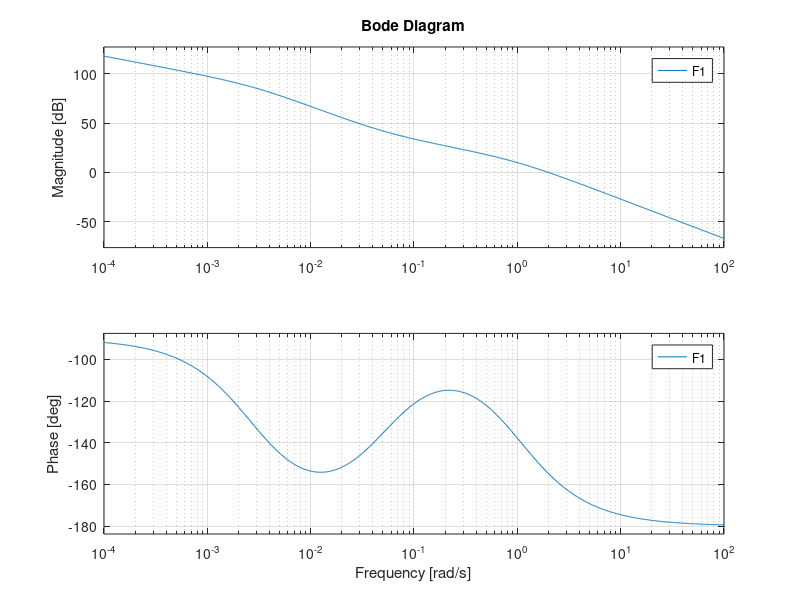

Here is the MATLAB script that generated this plot: (Note: this script raises an error after producing the figure.)
%% Primo esercizio
s = tf('s');
P = 10*(s+1)/(s*(s+10));
H = 1;
kd = 1;
kP= 10;
kC= 1;
kG = kC*kP;
C = kC/s;
Cstar =1;
Cfull=C*Cstar;
G = Cfull*P;
F = Cfull*P*H;
bode(F)
% Per vedere effetto sull'uscita di un disturbo sin(0.1t)
Wd = P/(1+F);
[m,f] = bode(Wd, 0.1);
m = 20*log10(m) %-19 vuol dire che si ha un attenuamento di 19 dB

W = G/(1+F);
Wn = -W;
[m,f] = bode(Wn, 150);
m = 20*log10(m)
%% Sintesi controllore usando reti: esercizio 1.5
P = (s+10)/((s+1)*(s+20));
H=1;
kd=1;
r = 1;
kc = 10;
kp = 1;
C = 1/s;
Cstar = 1;
Cfull = Cstar*C;
F = Cfull*P*H;
W = (Cfull*P)/(1+F);
bode(F); %Bisogna alzare di 9 in Db, ovvero 2.8184
wn0 = 1;
zita0 = 0.5;
ta2 = -((log(0.1)*2)/(zita0*wn0));
bode(W)
%%
%Siccome non possiamo toccare il modulo, dobbiamo usare una rete
%anticipatrice che però anticipa solo il modulo
tau1 = 200;
alfa1 = 1/5.6;
tau11 = 6;
alfa11 = 1/2.1;
reteAnt1 = (1+tau1*s)/(1+tau1*alfa1*s);
reteRit11 = (1+tau11*alfa11*s)/(1+tau11*s);
F1 = Cfull*reteAnt1*reteRit11*P*H;
bode(F1)
Cfull1 = Cfull*reteAnt1*reteRit11;
%% Guadagnare 19 dB e 8 di fase
tau2 = 51/2;
alfa2 = 1/10;
reteAnt2 = (1+tau2*s)/(1+tau2*alfa2*s);
F2 = Cfull*reteAnt2*P*H;
bode(F2);

%% Guadagnare 40 dB e 16 di fase
tau3 = 68/8;
alfa3 = 1/10.6;
reteAnt3 = (1+tau3*s)/(1+tau3*alfa3*s);
reteAnt33 = reteAnt3*reteAnt3;
F3 = Cfull*reteAnt33*P*H;
bode(F3)

%% Esercizio 1.6, Guadagnare 20 dB e 35 di fase
P = 30/s;
H=1/3;
C=1/s;
F=C*P*H;
bode(F)
G = C*P;
tau1 = 16/10;
alfa1 = 1/13;
reteAnt1 = (1+tau1*s)/(1+tau1*alfa1*s);
F1 = Cfull*reteAnt1*P*H;
bode(F1)

deltaMax = 35*(3.14/180)/10
Wd = P/(1+F1);
W = G/(1+F1);
Wn = -W;
bode(W)
%% Esercizio 1.7
P = 600/s;
H=0.5;
C = 0.78/s;
F = C*P*H;
bode(F)
% +40 di fase e +22 di modulo
tau1 = 18/100;
alfa1 = 1/17;
reteAnt1 = (1+tau1*s)/(1+tau1*alfa1*s);
reteAnt11 = reteAnt1*reteAnt1;
F1 = Cfull*reteAnt1*P*H;
bode(F1)
W = C*P/(1+F1);
bode(W)
%% Esercizio lezione
P = 40/(s+1)^2;
H = 1/2;
C = 4*(s+1)/s;
F = C*P*H;
bode(F);
tau11 = 700/2;
alfa11 = 1/18;
reteRit11 = (1+tau11*alfa11*s)/(1+tau11*s);
F1 = C*reteRit11*P*H;
bode(F1)
%% Simulazione tempo discreto
z = tf('z');
G = 1/(z+0.5);
[y,t] = step(G);
stairs(t,y)
%stairs()
%%
P=zpk([],[-1 -1],40);
H=1/2;
C1p=zpk([],[0],2);
tau1=3/2;
alfa1=1/25;
ant=tf([tau1 1],[alfa1*tau1 1]); % rete anticipatrice 
[m,f]=bode(ant,2);
20*log10(m);
tau2=700/2;
alfa2=1/25;
rit=tf([alfa2*tau2 1],[tau2 1]); % rete ritardatrice
[m,f]=bode(rit,2);
20*log10(m);
C3p=C1p*rit*ant;
F3p=C3p*P*H;
nichols(F3p)

C3pd1 = c2d(C3p, 0.1, 'tustin');
C3pd2 = c2d(C3p, 0.4, 'tustin');
%% Lezione 8 Esercizio 1
P = (1+s)/s;
Cs = (1+s)/s;
Pd = c2d(P, 0.01, 'zoh');
Cd = c2d(Cs, 0.1, 'tustin');
%% Lezione 8 Esercizio 2
P = 40/(s+1)^2;
C = 1/s;
H = 0.5;
Td = 0.2;
F1=P*C*H
[m,f]=bode(F1,1)
20*log10(m)
f-1*0.2/2*180/pi % Questo termine porta in conto anche il ritardo dovuto a Td
alfa = 1/8;
tau = 1.4;
ant = (1+tau*s)/(1+s*tau*alfa);
Cfull = C*ant;
F2 = Cfull*P*H;
[m,f]=bode(F2,1)
Cfinale = Cfull*0.063;
F2 = Cfinale*P*H;
bode(F2)

Cd = c2d(Cfinale, 0.2, 'tustin');

%% Terzo esercizio
P = 200/(s+1);
H = 0.5;
C = 1/s;
F = C*P*H;
[m,f] = nichols(F, 90);

zero=(s/90+1)
[m,f]=bode(zero,90)
20*log10(m)

10^(38/20)
kI=10^(38/20)
F3=C*P*H*zero*kI
nichols(F3)
W3=F3/H/(1+F3)
%% 
P = 100/(s*s);
H=1;
C=1;
%%
P = (0.1*(1-2*s))/(s*(1+10*s)*(1+0.1*s));
H=1;
C = 1;
%% 
P = 10/(s+5);
H=1;
C=1/s;
Cd = c2d(C, 0.1, 'tustin');
Pd = c2d(P, 0.1);
%% 
P = 100/((1-0.1*s)*(1+0.17*s));
H=1;
C=1/s;
